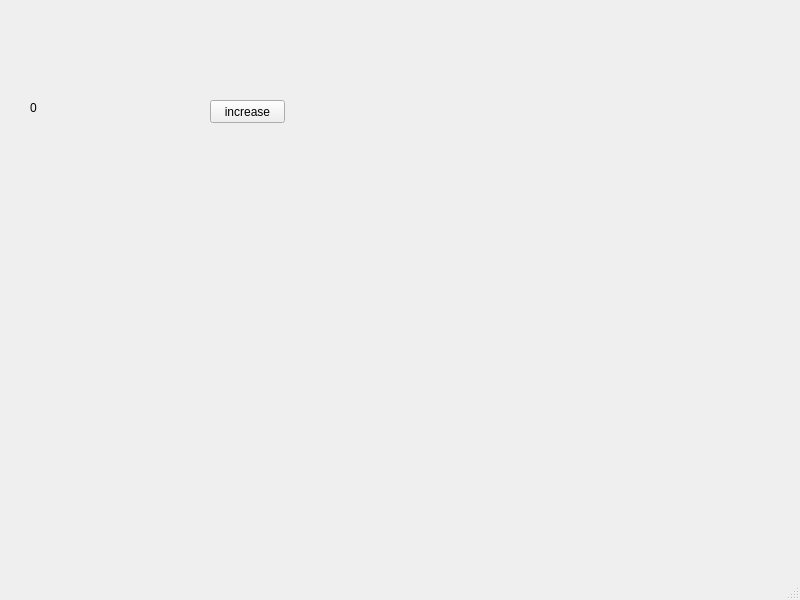
<?xml version="1.0" encoding="UTF-8"?>
<ui version="4.0">
 <class>MainWindow</class>
 <widget class="QMainWindow" name="MainWindow">
  <property name="geometry">
   <rect>
    <x>0</x>
    <y>0</y>
    <width>800</width>
    <height>600</height>
   </rect>
  </property>
  <property name="windowTitle">
   <string>MainWindow</string>
  </property>
  <widget class="QWidget" name="centralwidget">
   <widget class="QLabel" name="lbl">
    <property name="geometry">
     <rect>
      <x>30</x>
      <y>100</y>
      <width>161</width>
      <height>16</height>
     </rect>
    </property>
    <property name="text">
     <string>0</string>
    </property>
   </widget>
   <widget class="QPushButton" name="pb">
    <property name="geometry">
     <rect>
      <x>210</x>
      <y>100</y>
      <width>75</width>
      <height>23</height>
     </rect>
    </property>
    <property name="text">
     <string>increase</string>
    </property>
   </widget>
  </widget>
  <widget class="QMenuBar" name="menubar">
   <property name="geometry">
    <rect>
     <x>0</x>
     <y>0</y>
     <width>800</width>
     <height>21</height>
    </rect>
   </property>
  </widget>
  <widget class="QStatusBar" name="statusbar"/>
 </widget>
 <resources/>
 <connections/>
</ui>
